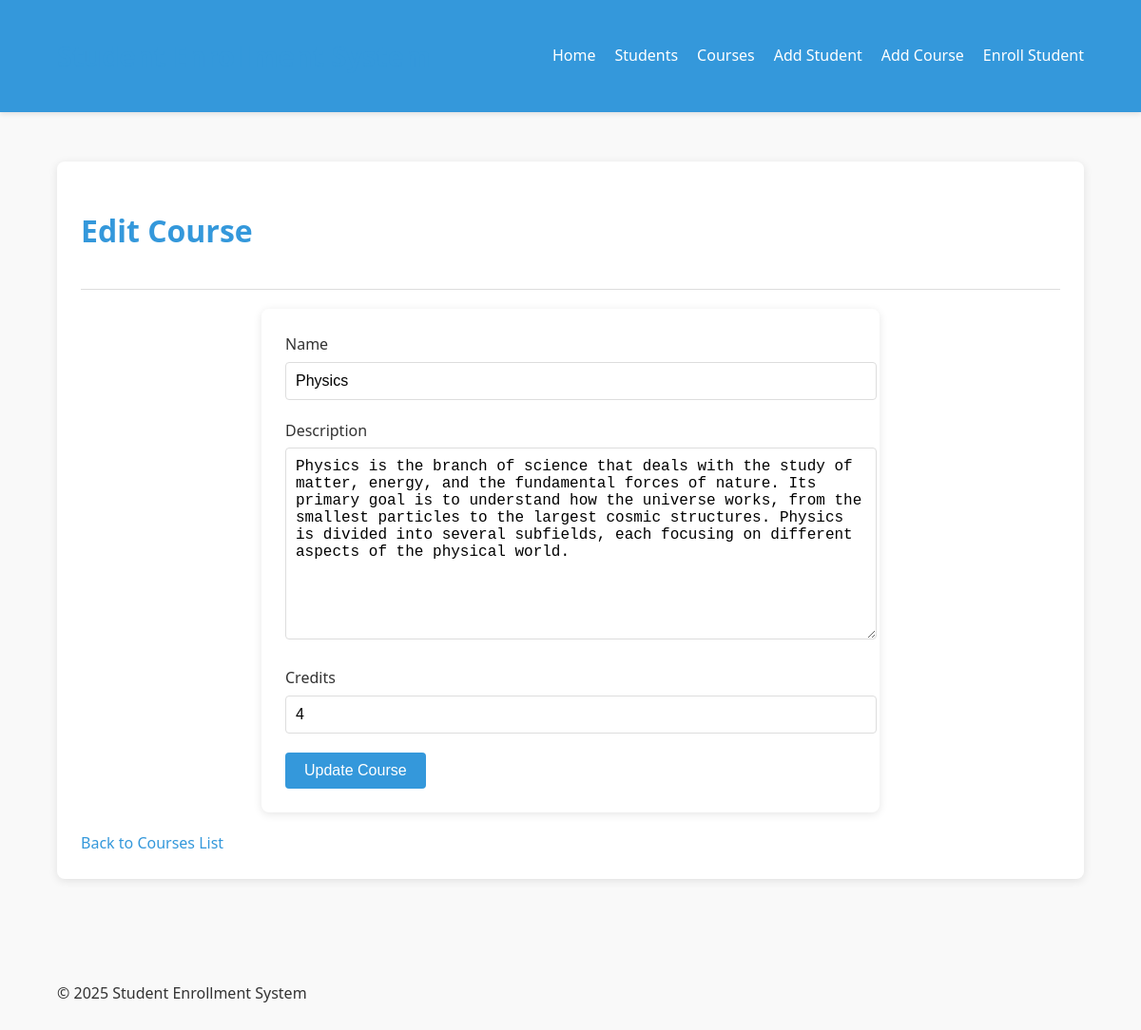
The app's page /course/1/edit/ with its own data.
### accounts/models.py (models this page shows, shortened)
class Course(models.Model):
    name = models.CharField(max_length=100)  # Increase max_length for course name
    description = models.TextField()
    credits = models.PositiveIntegerField()  # Number of credit for the course.

### accounts/views.py (the view)
# urls.py: path('course/<int:pk>/edit/', views.CourseUpdateView.as_view(), name='course_update'),
class CourseUpdateView(UpdateView):
    model = Course
    template_name = 'course_form.html'
    form_class = CourseForm
    success_url = reverse_lazy('course_list')

### accounts/forms.py
class CourseForm(forms.ModelForm):
    class Meta:
        model = Course
        fields = ['name', 'description', 'credits']

### accounts/templates/course_form.html (shortened to what this page needs)
{% extends 'base.html' %}
{% block content %}
<div class="detail-card">
    <div class="detail-header">
        <h1>{% if form.instance.pk %}Edit Course{% else %}Create New Course{% endif %}</h1>
    </div>
    <form method="post">
        {% for field in form %}
        <div class="form-group">
            <label for="{{ field.id_for_label }}">{{ field.label }}</label>
            {{ field }}
        </div>
        {% endfor %}
        <button type="submit" class="btn">{% if form.instance.pk %}Update Course{% else %}Create Course{% endif %}</button>
    </form>
    <div class="action-links">
        <a href="{% url 'course_list' %}">Back to Courses List</a>
    </div>
</div>
{% endblock %}

### accounts/static/css/style.css (style rules this page uses)
:root { --primary-color: #3498db; --secondary-color: #2ecc71; --accent-color: #e74c3c; --text-color: #333; --light-bg: #f9f9f9; --border-color: #ddd; }
body { font-family: 'Segoe UI', Tahoma, Geneva, Verdana, sans-serif; line-height: 1.6; color: var(--text-color); background-color: var(--light-bg); margin: 0; padding: 0; }
h1, h2, h3 { color: var(--primary-color); }
form { background-color: white; padding: 25px; border-radius: 8px; box-shadow: 0 2px 10px rgba(0, 0, 0, 0.1); max-width: 600px; margin: 0 auto; }
.form-group { margin-bottom: 20px; }
label { display: block; margin-bottom: 5px; font-weight: 500; }
input[type="text"], input[type="email"], input[type="tel"], input[type="date"], input[type="number"], textarea, select { width: 100%; padding: 10px; border: 1px solid var(--border-color); border-radius: 4px; font-size: 16px; }
textarea { min-height: 100px; }
button, .btn { background-color: var(--primary-color); color: white; border: none; padding: 10px 20px; border-radius: 4px; cursor: pointer; font-size: 16px; transition: background-color 0.3s; }
.detail-card { background-color: white; border-radius: 8px; box-shadow: 0 2px 10px rgba(0, 0, 0, 0.1); padding: 25px; margin-bottom: 20px; }
.detail-header { border-bottom: 1px solid var(--border-color); padding-bottom: 15px; margin-bottom: 20px; }
a { color: var(--primary-color); text-decoration: none; transition: color 0.3s; }
.action-links { margin-top: 20px; }
.action-links a { margin-right: 15px; }

### records on screen
Course: form "Physics" "Physics is the branch of science that deals with the study of matter, energy, and the fundamental forces of nature. Its primary goal is to understand how the universe works, from the smallest particles to the largest cosmic structures. Physics is divided into several subfields, each focusing on different aspects of the physical world." "4"

### other values on screen
{{ field.label }} "Name" "Description" "Credits"
